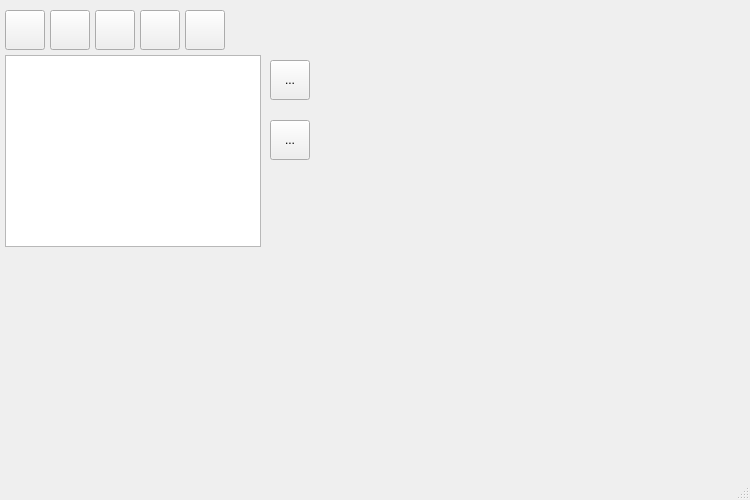
<?xml version="1.0" encoding="UTF-8"?>
<ui version="4.0">
 <class>PortfolioManagerDialog</class>
 <widget class="QDialog" name="PortfolioManagerDialog">
  <property name="windowModality">
   <enum>Qt::ApplicationModal</enum>
  </property>
  <property name="geometry">
   <rect>
    <x>0</x>
    <y>0</y>
    <width>750</width>
    <height>500</height>
   </rect>
  </property>
  <property name="sizePolicy">
   <sizepolicy hsizetype="Preferred" vsizetype="Preferred">
    <horstretch>0</horstretch>
    <verstretch>0</verstretch>
   </sizepolicy>
  </property>
  <property name="minimumSize">
   <size>
    <width>750</width>
    <height>500</height>
   </size>
  </property>
  <property name="baseSize">
   <size>
    <width>790</width>
    <height>450</height>
   </size>
  </property>
  <property name="windowTitle">
   <string>Portfolio Manager</string>
  </property>
  <property name="windowIcon">
   <iconset resource="../resources/ChartGeany.qrc">
    <normaloff>:/png/images/icons/PNG/Wallet.png</normaloff>:/png/images/icons/PNG/Wallet.png</iconset>
  </property>
  <property name="autoFillBackground">
   <bool>true</bool>
  </property>
  <property name="sizeGripEnabled">
   <bool>true</bool>
  </property>
  <property name="modal">
   <bool>true</bool>
  </property>
  <widget class="QToolButton" name="editButton">
   <property name="geometry">
    <rect>
     <x>95</x>
     <y>10</y>
     <width>40</width>
     <height>40</height>
    </rect>
   </property>
   <property name="focusPolicy">
    <enum>Qt::NoFocus</enum>
   </property>
   <property name="toolTip">
    <string>Edit Portfolio</string>
   </property>
   <property name="autoFillBackground">
    <bool>true</bool>
   </property>
   <property name="text">
    <string/>
   </property>
   <property name="icon">
    <iconset resource="../resources/ChartGeany.qrc">
     <normaloff>:/png/images/icons/PNG/Pencil_2.png</normaloff>:/png/images/icons/PNG/Pencil_2.png</iconset>
   </property>
   <property name="iconSize">
    <size>
     <width>35</width>
     <height>35</height>
    </size>
   </property>
  </widget>
  <widget class="QToolButton" name="newButton">
   <property name="geometry">
    <rect>
     <x>50</x>
     <y>10</y>
     <width>40</width>
     <height>40</height>
    </rect>
   </property>
   <property name="focusPolicy">
    <enum>Qt::NoFocus</enum>
   </property>
   <property name="toolTip">
    <string>Add Portfolio</string>
   </property>
   <property name="autoFillBackground">
    <bool>false</bool>
   </property>
   <property name="text">
    <string/>
   </property>
   <property name="icon">
    <iconset resource="../resources/ChartGeany.qrc">
     <normaloff>:/png/images/icons/PNG/Add_Symbol.png</normaloff>:/png/images/icons/PNG/Add_Symbol.png</iconset>
   </property>
   <property name="iconSize">
    <size>
     <width>35</width>
     <height>35</height>
    </size>
   </property>
  </widget>
  <widget class="QToolButton" name="exitButton">
   <property name="geometry">
    <rect>
     <x>185</x>
     <y>10</y>
     <width>40</width>
     <height>40</height>
    </rect>
   </property>
   <property name="focusPolicy">
    <enum>Qt::NoFocus</enum>
   </property>
   <property name="toolTip">
    <string>Exit</string>
   </property>
   <property name="autoFillBackground">
    <bool>true</bool>
   </property>
   <property name="text">
    <string/>
   </property>
   <property name="icon">
    <iconset resource="../resources/ChartGeany.qrc">
     <normaloff>:/png/images/icons/PNG/Exit.png</normaloff>:/png/images/icons/PNG/Exit.png</iconset>
   </property>
   <property name="iconSize">
    <size>
     <width>35</width>
     <height>35</height>
    </size>
   </property>
  </widget>
  <widget class="QToolButton" name="deleteButton">
   <property name="geometry">
    <rect>
     <x>140</x>
     <y>10</y>
     <width>40</width>
     <height>40</height>
    </rect>
   </property>
   <property name="focusPolicy">
    <enum>Qt::NoFocus</enum>
   </property>
   <property name="toolTip">
    <string>Delete Portfolio</string>
   </property>
   <property name="autoFillBackground">
    <bool>true</bool>
   </property>
   <property name="text">
    <string/>
   </property>
   <property name="icon">
    <iconset resource="../resources/ChartGeany.qrc">
     <normaloff>:/png/images/icons/PNG/Trash_Delete.png</normaloff>:/png/images/icons/PNG/Trash_Delete.png</iconset>
   </property>
   <property name="iconSize">
    <size>
     <width>35</width>
     <height>35</height>
    </size>
   </property>
  </widget>
  <widget class="QTableWidget" name="tableWidget">
   <property name="geometry">
    <rect>
     <x>5</x>
     <y>55</y>
     <width>256</width>
     <height>192</height>
    </rect>
   </property>
   <property name="font">
    <font>
     <pointsize>9</pointsize>
     <weight>75</weight>
     <bold>true</bold>
    </font>
   </property>
   <property name="focusPolicy">
    <enum>Qt::ClickFocus</enum>
   </property>
   <property name="editTriggers">
    <set>QAbstractItemView::NoEditTriggers</set>
   </property>
   <property name="tabKeyNavigation">
    <bool>false</bool>
   </property>
   <property name="showDropIndicator" stdset="0">
    <bool>false</bool>
   </property>
   <property name="dragDropOverwriteMode">
    <bool>false</bool>
   </property>
   <property name="selectionMode">
    <enum>QAbstractItemView::SingleSelection</enum>
   </property>
   <property name="selectionBehavior">
    <enum>QAbstractItemView::SelectRows</enum>
   </property>
   <property name="sortingEnabled">
    <bool>true</bool>
   </property>
   <attribute name="horizontalHeaderHighlightSections">
    <bool>false</bool>
   </attribute>
   <attribute name="verticalHeaderVisible">
    <bool>true</bool>
   </attribute>
   <attribute name="verticalHeaderHighlightSections">
    <bool>false</bool>
   </attribute>
  </widget>
  <widget class="QToolButton" name="openButton">
   <property name="geometry">
    <rect>
     <x>5</x>
     <y>10</y>
     <width>40</width>
     <height>40</height>
    </rect>
   </property>
   <property name="focusPolicy">
    <enum>Qt::NoFocus</enum>
   </property>
   <property name="toolTip">
    <string>Open Portfolio</string>
   </property>
   <property name="autoFillBackground">
    <bool>true</bool>
   </property>
   <property name="text">
    <string/>
   </property>
   <property name="icon">
    <iconset resource="../resources/ChartGeany.qrc">
     <normaloff>:/png/images/icons/PNG/Window_App_Splitscreen_3Columns.png</normaloff>:/png/images/icons/PNG/Window_App_Splitscreen_3Columns.png</iconset>
   </property>
   <property name="iconSize">
    <size>
     <width>35</width>
     <height>35</height>
    </size>
   </property>
  </widget>
  <widget class="QToolButton" name="upToolButton">
   <property name="geometry">
    <rect>
     <x>270</x>
     <y>60</y>
     <width>40</width>
     <height>40</height>
    </rect>
   </property>
   <property name="focusPolicy">
    <enum>Qt::NoFocus</enum>
   </property>
   <property name="toolTip">
    <string>Scroll Up</string>
   </property>
   <property name="text">
    <string>...</string>
   </property>
   <property name="icon">
    <iconset resource="../resources/ChartGeany.qrc">
     <normaloff>:/png/images/icons/PNG/Button_Up.png</normaloff>:/png/images/icons/PNG/Button_Up.png</iconset>
   </property>
   <property name="iconSize">
    <size>
     <width>32</width>
     <height>32</height>
    </size>
   </property>
  </widget>
  <widget class="QToolButton" name="downToolButton">
   <property name="geometry">
    <rect>
     <x>270</x>
     <y>120</y>
     <width>40</width>
     <height>40</height>
    </rect>
   </property>
   <property name="focusPolicy">
    <enum>Qt::NoFocus</enum>
   </property>
   <property name="toolTip">
    <string>Scroll Down</string>
   </property>
   <property name="text">
    <string>...</string>
   </property>
   <property name="icon">
    <iconset resource="../resources/ChartGeany.qrc">
     <normaloff>:/png/images/icons/PNG/Button_Down.png</normaloff>:/png/images/icons/PNG/Button_Down.png</iconset>
   </property>
   <property name="iconSize">
    <size>
     <width>32</width>
     <height>32</height>
    </size>
   </property>
  </widget>
 </widget>
 <resources>
  <include location="../resources/ChartGeany.qrc"/>
 </resources>
 <connections/>
</ui>
